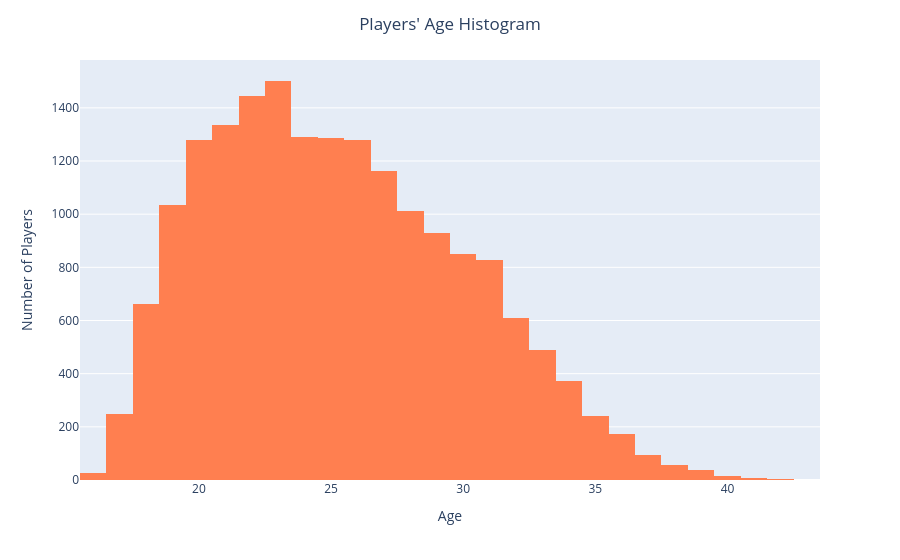

Notebook code cell kept with this figure:
### Code cell
fig = px.histogram(df_24_clean, x='age', nbins=30, color_discrete_sequence=['coral'])
fig.update_layout(
    title='Players\' Age Histogram',
    title_x=0.5,
    xaxis_title='Age',
    yaxis_title='Number of Players',
    hovermode='x unified'
)
fig.show()

### Figure 1 — Plotly figure (JSON) as saved in the notebook; plotly's stock layout.template omitted (floating-point values rounded to 4 significant figures; data arrays with more than 128 entries replaced by an {"elided": "..."} marker saying what was removed)
{"data": [{"alignmentgroup": "True", "bingroup": "x", "hovertemplate": "age=%{x}<br>count=%{y}<extra></extra>", "legendgroup": "", "marker": {"color": "coral", "pattern": {"shape": ""}}, "name": "", "nbinsx": 30, "offsetgroup": "", "orientation": "v", "showlegend": false, "type": "histogram", "x": {"elided": "18263 int values"}, "xaxis": "x", "yaxis": "y"}], "layout": {"autosize": true, "barmode": "relative", "hovermode": "x unified", "legend": {"tracegroupgap": 0}, "margin": {"t": 60}, "title": {"text": "Players' Age Histogram", "x": 0.5}, "xaxis": {"anchor": "y", "autorange": true, "domain": [0, 1], "range": [15.5, 43.5], "title": {"text": "Age"}, "type": "linear"}, "yaxis": {"anchor": "x", "autorange": true, "domain": [0, 1], "range": [0, 1580], "title": {"text": "Number of Players"}}}}
